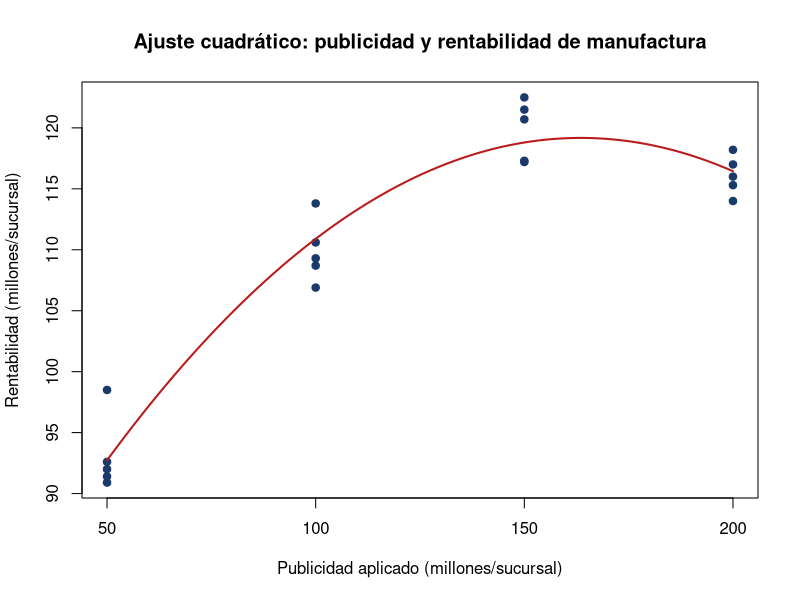

Write R code to recreate this figure.
## ---- chunk 1
#| label: rs-setup
#| include: false
set.seed(7)
Nf <- rep(c(50, 100, 150, 200), each = 5)
rend_rs <- round(70 + 0.55*Nf - 0.0016*Nf^2 + rnorm(20, 0, 2.2), 1)
datos_rs <- data.frame(N = Nf, rend = rend_rs)
mod_quad <- lm(rend ~ N + I(N^2), data = datos_rs)
## ---- chunk 2
#| label: rs-plot
#| echo: false
#| fig-height: 3.3
plot(datos_rs$N, datos_rs$rend, pch = 19, col = "#1a3a6b",
     xlab = "Publicidad aplicado (millones/sucursal)", ylab = "Rentabilidad (millones/sucursal)",
     main = "Ajuste cuadrático: publicidad y rentabilidad de manufactura")
curve_x <- seq(50, 200, length.out = 100)
curve_y <- predict(mod_quad, newdata = data.frame(N = curve_x))
lines(curve_x, curve_y, col = "#b91c1c", lwd = 2)
